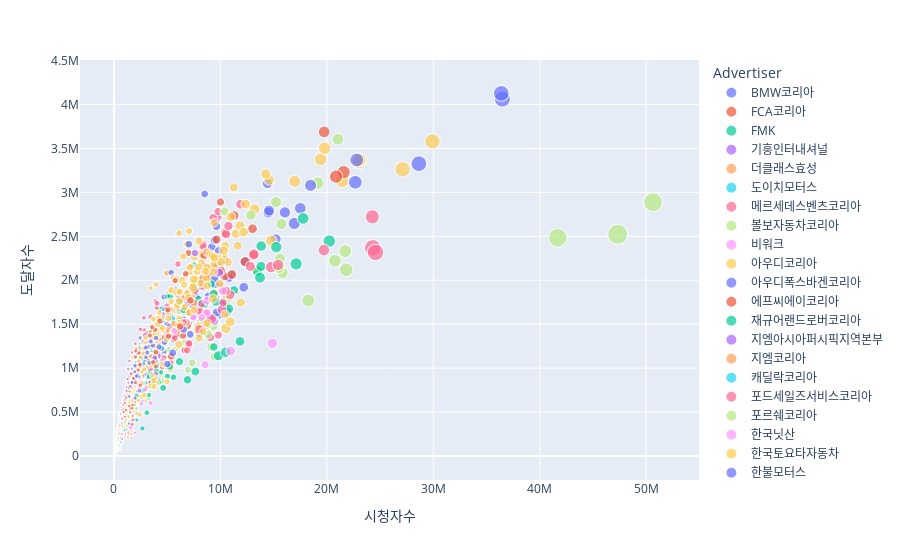

This figure's notebook cell:
### Code cell
#(광고주)시청자별 도달지수
fig = px.scatter(apya, 
                 size=apya['GRP'],
                 y='도달자수', 
                 x='시청자수',
                 color='Advertiser', 
                 labels={'x':"시청자수",'y':"도달자수"})
fig.show()
